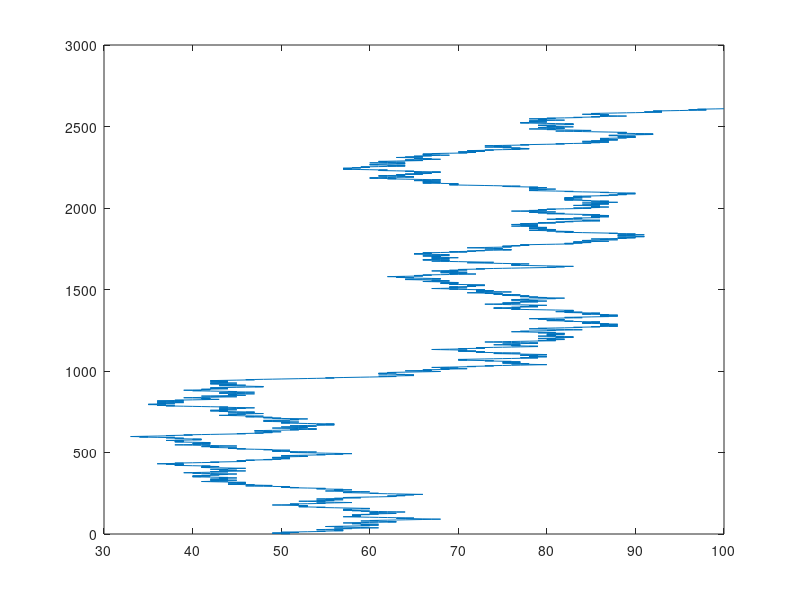

Source code (MATLAB):
clear all
clc


start(1) = 50;

i = 1;

while 1
  step = randi(2)-1;
  if step == 1
    start(i+1) = start(i) +1;


  else
    start(i+1) = start(i) -1;


  endif
  i = i+1;

  if start(i) == 100 || start(i) == 0
    break
  endif

end

countvec = 1:i;
plot(start , countvec)

disp("Toplam adım sayısı: ")
i
